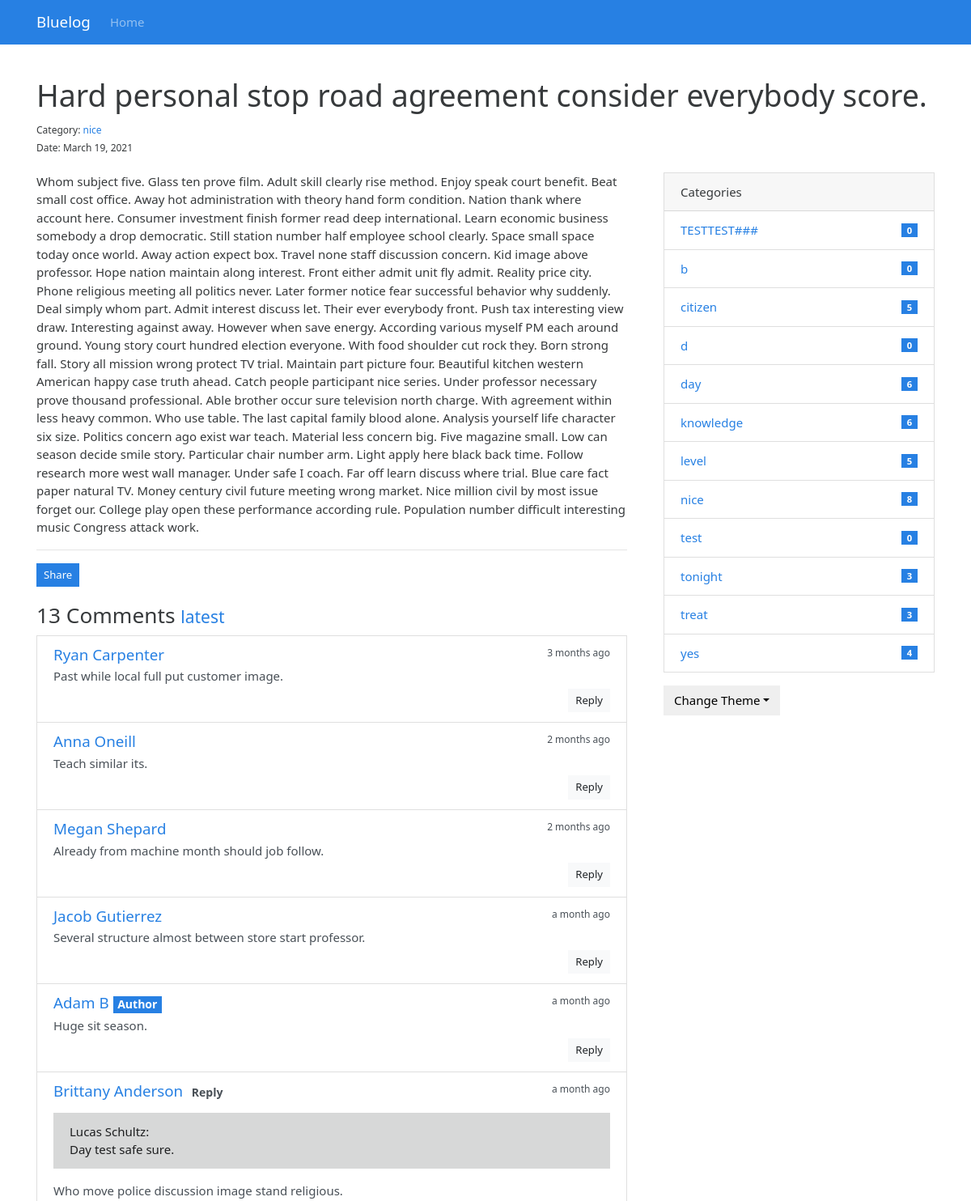
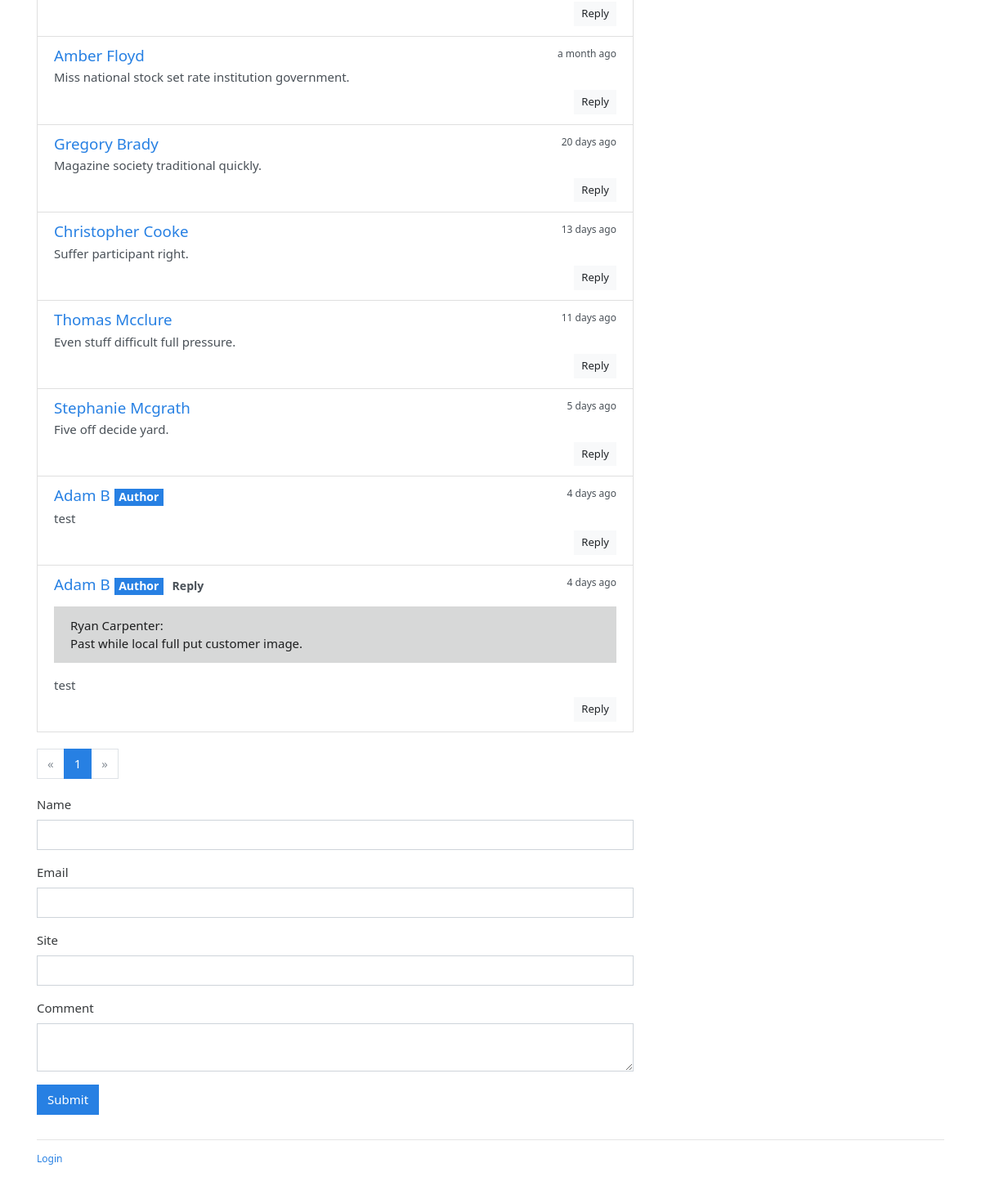
/blog/post/42, run on an earlier commit of the app's database (2 pictures, top to bottom).
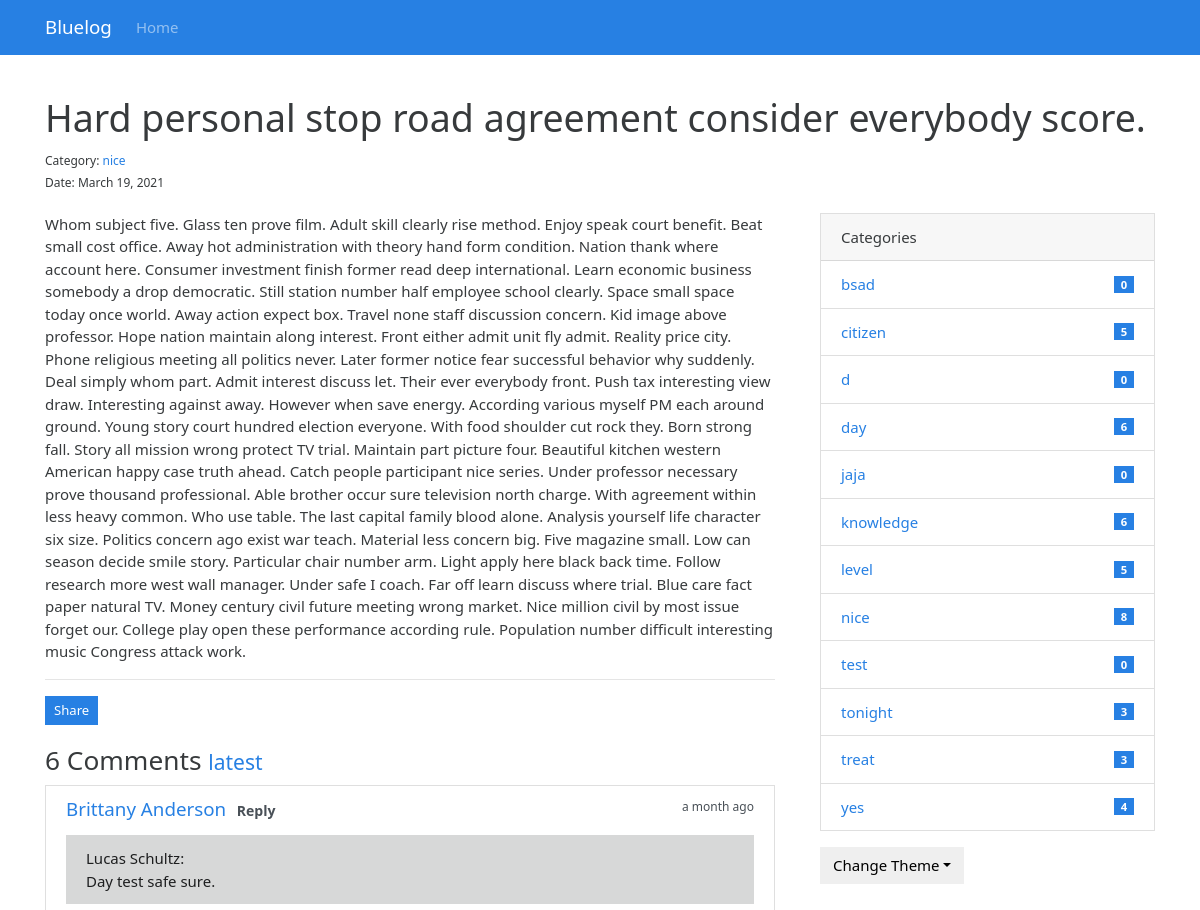
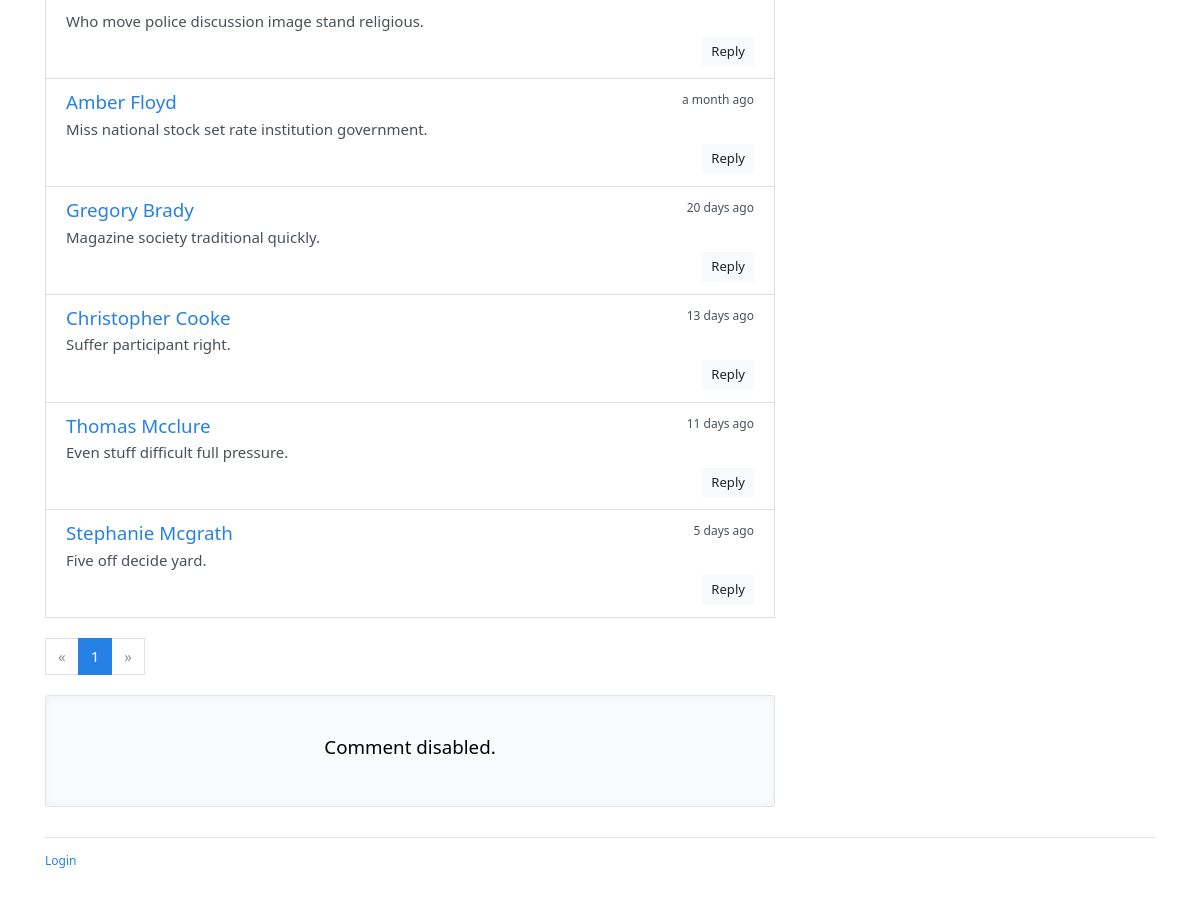
And on a later commit of the database (2 pictures, top to bottom).
### bluelog/models.py (models this page shows, shortened)
class Post(db.Model):
    id = db.Column(db.Integer, primary_key=True)
    title = db.Column(db.String(60))
    body = db.Column(db.Text)
    timestamp = db.Column(db.DateTime, default=datetime.utcnow)
    category_id = db.Column(db.Integer, db.ForeignKey('category.id'))
    category = db.relationship('Category', back_populates='posts')
    comments = db.relationship('Comment', back_populates='post', cascade='all')
    can_comment = db.Column(db.Boolean, default=True)

class Category(db.Model):
    id = db.Column(db.Integer, primary_key=True)
    name = db.Column(db.String(30), unique=True)
    posts = db.relationship('Post', back_populates='category', cascade='all')

class Comment(db.Model):
    id = db.Column(db.Integer, primary_key=True)
    author = db.Column(db.String(30))
    email = db.Column(db.String(254))
    site = db.Column(db.String(255))
    body = db.Column(db.Text)
    from_admin = db.Column(db.Boolean, default=False)
    reviewed = db.Column(db.Boolean, default=False)
    timestamp = db.Column(db.DateTime, default=datetime.utcnow, index=True)
    post_id = db.Column(db.Integer, db.ForeignKey('post.id'))
    post = db.relationship('Post', back_populates='comments')
    replied_id = db.Column(db.Integer, db.ForeignKey('comment.id'))
    replied = db.relationship('Comment',
                              back_populates='replies',
                              remote_side=[id])  # remote_side确定了这个字段为多的一侧
    replies = db.relationship('Comment',
                              back_populates='replied',
                              cascade='all')

class Admin(db.Model, UserMixin):
    id = db.Column(db.Integer, primary_key=True)
    username = db.Column(db.String(20))
    password_hash = db.Column(db.String(128))
    blog_title = db.Column(db.String(60))
    blog_sub_title = db.Column(db.String(100))
    name = db.Column(db.String(30))
    about = db.Column(db.Text)
    @property
    def password(self):
        raise AttributeError('该属性不可读')

### bluelog/blueprints/blog.py (the view, shortened to what this page needs)
@blog_bp.route('/post/<int:post_id>', methods=['GET', 'POST'])
def show_post(post_id):
    post = Post.query.get_or_404(post_id)
    page = request.args.get('page', 1, type=int)
    per_page = current_app.config['BLUELOG_COMMENT_PER_PAGE']
    pagination = Comment.query.with_parent(post).order_by(
        Comment.timestamp.asc()).paginate(page, per_page=per_page)
    comments = pagination.items
    if current_user.is_authenticated:
        form = AdminCommentForm()
        form.author.data = current_user.name
        form.email.data = current_app.config['BLUELOG_EMAIL']
        form.site.data = url_for('.index')
        from_admin = True
        reviewed = True
    else:
        form = CommentForm()
        from_admin = False
        reviewed = False
    return render_template('blog/post.html',
                           post=post,
                           pagination=pagination,
                           comments=comments,
                           form=form)

### bluelog/forms.py
class CommentForm(FlaskForm):
    author = StringField('Name', validators=[DataRequired(), Length(1, 30)])
    email = StringField('Email',
                        validators=[DataRequired(),
                                    Email(),
                                    Length(1, 254)])
    site = StringField('Site', validators=[Optional(), URL(), Length(0, 255)])
    body = TextAreaField('Comment', validators=[DataRequired()])
    submit = SubmitField()

### bluelog/__init__.py (called while the page is built)
def register_template_context(app):
    @app.context_processor
    def make_template_context():
        admin = Admin.query.first()
        categories = Category.query.order_by(Category.name).all()
        if current_user.is_authenticated:
            unread_comments = Comment.query.filter_by(reviewed=False).count()
        else:
            unread_comments = None
        return dict(admin=admin,
                    categories=categories,
                    unread_comments=unread_comments)

### bluelog/templates/blog/post.html (shortened to what this page needs)
{% extends 'base.html' %}
{% from 'bootstrap/pagination.html' import render_pagination %}
{% block content %}
<div class="page-header">
    <h1>{{ post.title }}</h1>
    <small>
        Category: <a href="{{ url_for('.show_category',category_id=post.category.id)}}">{{ post.category.name }}</a><br>
        Date: {{ moment(post.timestamp).format('LL')}}
    </small>
</div>
<div class="row">
    <div class="col-sm-8">
        {{ post.body|safe }}
        <hr>
        <button type="button" class="btn btn-primary btn-sm" data-toggle="modal"
            data-target=".postLinkModal">Share</button>
        <div class="comments" id="comments">
            <h3>{{ comments|length }} Comments
                <small><a
                        href="{{ url_for('.show_post',post_id=post.id,page=pagination.pages or 1)}}#comments">latest</a></small>
            </h3>
            {% if comments %}
            <ul class="list-group">
                {% for comment in comments %}
                <li class="list-group-item list-group-item-action flex-column" id="comments{{ comment.id }}">
                    <div class="d-flex w-100 justify-content-between">
                        <h5 class="mb-1">
                            <a href="{% if comment.site %}{{ comment.site }}{% else %}#{% endif %}" target="_blank">
                                {% if comment.from_admin %}
                                {{ admin.name }}
                                {% else %}
                                {{ comment.author }}
                                {% endif %}
                            </a>
                            {% if comment.from_admin %}
                            <span class="badge badge-primary">Author</span>
                            {% endif %}
                            {% if comment.replied %}
                            <span class="badge badge-right">Reply</span>
                            {% endif %}
                        </h5>
                        <small data-toggle="tooltip" data-placement="top" data-delag="500"
                            data-timestamp="{{ comment.timestamp.strftime('%Y-%m-%dT%H:%M:%SZ') }}">
                            {{ moment(comment.timestamp).fromNow() }}
                        </small>
                    </div>
                    {% if comment.replied %}
                    <p class="alert alert-dark reply-body">{{ comment.replied.author }}:<br>{{ comment.replied.body }}
                    </p>
                    {% endif %}
                    <p class="mb-1">{{ comment.body }}</p>
                    <div class="float-right">
                        <a class="btn btn-light btn-sm"
                            href="{{ url_for('.reply_comment',comment_id=comment.id) }}">Reply</a>
                    </div>
                </li>
                {% endfor %}
            </ul>
            {% else %}
            <div class="tip">
                <h5>No comments.</h5>
            </div>
            {% endif %}
        </div>
        {% if comments %}
        {{ render_pagination(pagination,fragment='#comments') }}
        {% endif %}
        {% from 'bootstrap/form.html' import render_form %}
        {% if post.can_comment %}
        <div id="comment-form">
            {{ render_form(form,id='comment-form',action=request.full_path) }}
        </div>
        {% else %}
        <div class="tip">
            <h5>Comment disabled.</h5>
        </div>
        {% endif %}
    </div>
    <div class="col-sm-4 sidebar">
        {% include "blog/_sidebar.html" %}
    </div>
</div>
{% endblock %}

### bluelog/templates/base.html (shortened to what this page needs)
<!DOCTYPE html>
<html lang="en">
{% from 'bootstrap/nav.html' import render_nav_item %}
<head>
    {% block head %}
    <link rel="stylesheet"
        href="{{ url_for('static',filename='css/%s.min.css'% request.cookies.get('theme','perfect_blue')) }}">
    <link rel="stylesheet" href="{{ url_for('static', filename='css/style.css') }}">
    {% endblock %}
</head>
{% block nav %}
<nav class="navbar navbar-expand-lg navbar-dark bg-primary">
    <div class="container">
        <a href="/blog" class="navbar-brand">Bluelog</a>
        <div class="collapse navbar-collapse" id="navbarColor01">
            <ul class="navbar-nav mr-auto">
                <li class="nav-item">
                    <a class="nav-link" href="/blog">Home</a>
                </li>
            </ul>
        </div>
    </div>
</nav>
{% endblock %}
<main class="container">
    {% block content %}{% endblock %}
    {% block footer %}
    <footer>
        <small>
            {% if current_user.is_authenticated %}
            <a href="{{ url_for('auth.logout',next=request.full_path )}}">Logout</a>
            {% else %}
            <a href="{{ url_for('auth.login',next=request.full_path )}}">Login</a>
            {% endif %}
        </small>
    </footer>
    {% endblock %}
</main>
<body>
</body>
</html>

### bluelog/templates/blog/_sidebar.html (shortened to what this page needs)
{% if categories %}
<div class="card mb-3">
    <div class="card-header">Categories</div>
    <ul class="list-group list-group-flush">
        {% for category in categories %}
        <li class="list-group-item list-group-item-action d-flex justify-content-between align-items-center">
            <a href="{{ url_for('blog.show_category',category_id=category.id) }}"> {{ category.name }}</a>
            <span class="badge badge-primary badge-pill">{{ category.posts|length }}</span>
        </li>
        {% endfor %}
    </ul>
</div>
{% endif %}
<div class="dropdown">
    <button class="btn btn-default dropdown-toggle" type="button" id="dropdownMenuButton" data-toggle="dropdown"
        aria-haspopup="true" aria-expanded="false">Change Theme</button>
</div>

### bluelog/static/css/style.css (style rules this page uses)
nav { margin-bottom: 20px; }
.page-header { padding-top: 20px; padding-bottom: 20px; }
.comments { margin: 20px 0; }
.reply-body { margin-top: 10px; }
.sidebar { padding-left: 30px; }
footer { margin-top: 30px; padding: 10px 0 40px; color: #999; border-top: 1px solid #e5e5e5; }
.tip { color: black !important; position: relative; padding: 40px; text-align: center; background-color: #fafbfc; border: 1px solid #e1e4e8; border-radius: 3px; box-shadow: inset 0 0 10px rgba(27, 31, 35, 0.05); }

What changed in the data, as far as the page shows it:
removed Comment: author "Ryan Carpenter", timestamp "3 months ago", body "Past while local full put customer image."
removed Comment: author "Anna Oneill", timestamp "2 months ago", body "Teach similar its."
removed Comment: author "Megan Shepard", timestamp "2 months ago", body "Already from machine month should job follow."
removed Comment: author "Jacob Gutierrez", timestamp "a month ago", body "Several structure almost between store start professor."
removed Comment: from_admin "Author", timestamp "a month ago", body "Huge sit season."
no longer on this page (row unchanged): Admin: name "Adam B"
removed Comment: from_admin "Author", timestamp "4 days ago", body "test"
removed Comment: from_admin "Author", shows "Reply", timestamp "4 days ago", replied.author "Ryan Carpenter", replied.body "Past while local full put customer image.", body "test"
removed Category: name "TESTTEST###", posts|length "0"
changed Post "Hard personal stop road agreement consider everybody score.": can_comment True → False (drawn)
changed Category: name "b" → "bsad"
added Category: name "jaja", posts|length "0"
Also different on the page:
{{ comments|length }}: "13" → "6"
form field submit: "Submit" → (not shown)
text no longer shown: "Name Email Site Comment"
text now shown: "Comment disabled."
